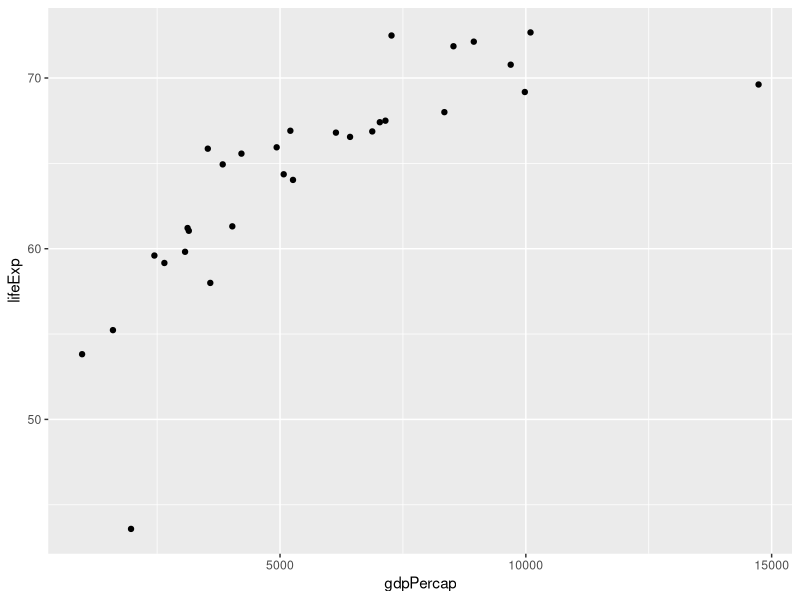

Generate this figure with R:
## ---- chunk 1
library(ggplot2)
## ---- chunk 2
gap_5060 = read.csv("data/gapminder-5060.csv")
## ---- chunk 3
eu_52 = subset(gap_5060, continent == "Europe" & gap_5060$year == 1952)
## ---- chunk 4
ggplot(data = eu_52, aes(x = gdpPercap, y = lifeExp)) +
  geom_point()                                          # add points
## ---- chunk 5

